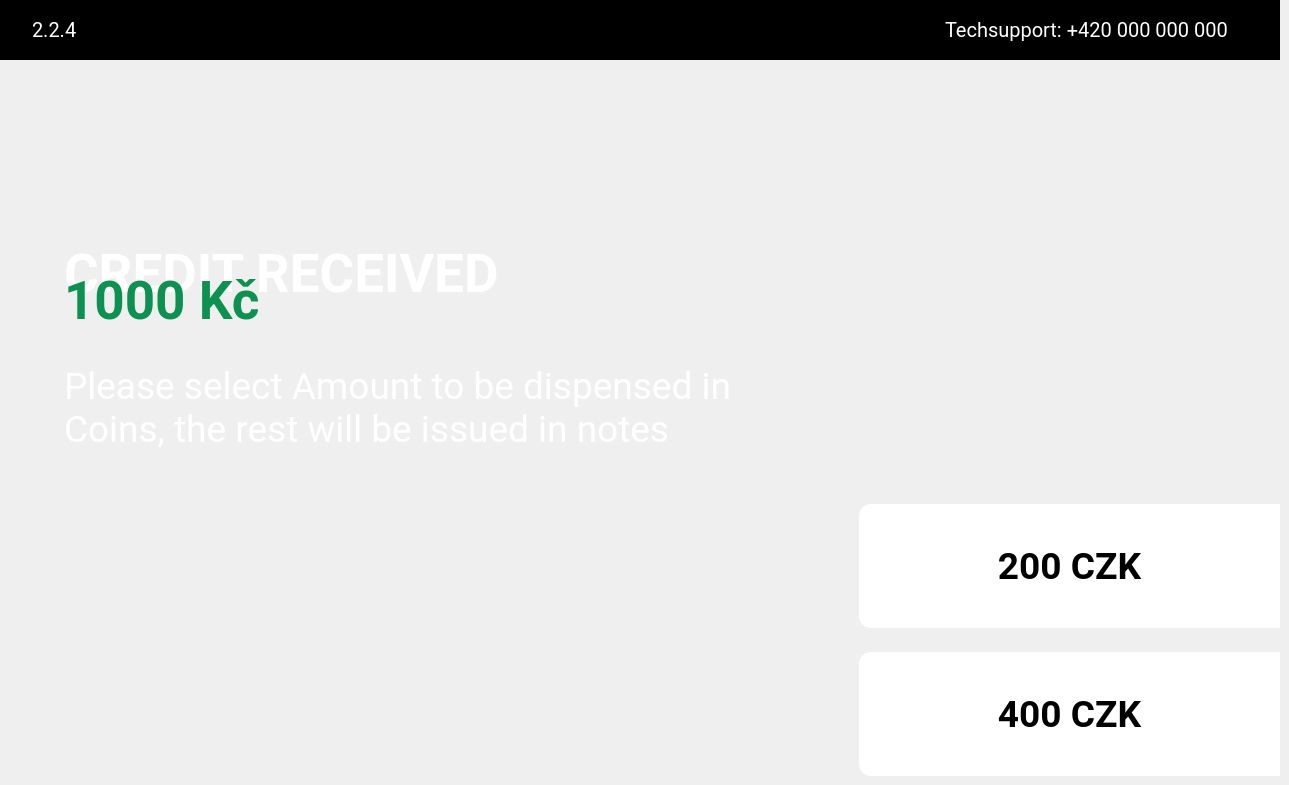
    <widget class="QWidget" name="i6Page">
     <widget class="QFrame" name="i6FrLogo">
      <property name="geometry">
       <rect>
        <x>0</x>
        <y>0</y>
        <width>1280</width>
        <height>60</height>
       </rect>
      </property>
      <property name="styleSheet">
       <string notr="true">background-color:rgb(0, 0, 0);</string>
      </property>
      <property name="frameShape">
       <enum>QFrame::StyledPanel</enum>
      </property>
      <property name="frameShadow">
       <enum>QFrame::Raised</enum>
      </property>
      <widget class="QLabel" name="i6LblLogo">
       <property name="geometry">
        <rect>
         <x>578</x>
         <y>13</y>
         <width>124</width>
         <height>34</height>
        </rect>
       </property>
       <property name="text">
        <string>&lt;html&gt;&lt;head/&gt;&lt;body&gt;&lt;p&gt;&lt;img src=&quot;:/res/pic/Frame.png&quot;/&gt;&lt;/p&gt;&lt;/body&gt;&lt;/html&gt;</string>
       </property>
      </widget>
      <widget class="QLabel" name="i6LblNumbPage">
       <property name="geometry">
        <rect>
         <x>32</x>
         <y>18</y>
         <width>120</width>
         <height>24</height>
        </rect>
       </property>
       <property name="font">
        <font>
         <family>Roboto</family>
         <pointsize>15</pointsize>
        </font>
       </property>
       <property name="styleSheet">
        <string notr="true">color:rgb(255, 255, 255);
qproperty-alignment: AlignLeft;</string>
       </property>
       <property name="text">
        <string>2.2.4</string>
       </property>
      </widget>
      <widget class="QLabel" name="i6LblTech">
       <property name="geometry">
        <rect>
         <x>945</x>
         <y>18</y>
         <width>303</width>
         <height>24</height>
        </rect>
       </property>
       <property name="font">
        <font>
         <family>Roboto</family>
         <pointsize>15</pointsize>
        </font>
       </property>
       <property name="styleSheet">
        <string notr="true">color:rgb(255, 255, 255);
qproperty-alignment: AlignLeft;</string>
       </property>
       <property name="text">
        <string>Techsupport: +420 000 000 000</string>
       </property>
      </widget>
     </widget>
     <widget class="QLabel" name="i6LblText">
      <property name="geometry">
       <rect>
        <x>64</x>
        <y>208</y>
        <width>739</width>
        <height>131</height>
       </rect>
      </property>
      <property name="font">
       <font>
        <family>Roboto</family>
        <pointsize>40</pointsize>
        <weight>75</weight>
        <bold>true</bold>
       </font>
      </property>
      <property name="styleSheet">
       <string notr="true">color:rgb(255, 255, 255);
qproperty-alignment: AlignLeft;</string>
      </property>
      <property name="text">
       <string>CREDIT RECEIVED</string>
      </property>
     </widget>
     <widget class="QLabel" name="i6LblText2">
      <property name="geometry">
       <rect>
        <x>64</x>
        <y>352</y>
        <width>739</width>
        <height>111</height>
       </rect>
      </property>
      <property name="font">
       <font>
        <family>Roboto</family>
        <pointsize>28</pointsize>
       </font>
      </property>
      <property name="styleSheet">
       <string notr="true">color:rgb(255, 255, 255);
qproperty-alignment: AlignLeft;</string>
      </property>
      <property name="text">
       <string>Please select Amount to be dispensed in
Coins, the rest will be issued in notes</string>
      </property>
     </widget>
     <widget class="QPushButton" name="i6Btn200">
      <property name="geometry">
       <rect>
        <x>859</x>
        <y>504</y>
        <width>421</width>
        <height>124</height>
       </rect>
      </property>
      <property name="font">
       <font>
        <family>Roboto</family>
        <pointsize>28</pointsize>
        <weight>75</weight>
        <bold>true</bold>
       </font>
      </property>
      <property name="focusPolicy">
       <enum>Qt::NoFocus</enum>
      </property>
      <property name="styleSheet">
       <string notr="true">QPushButton#i6Btn200{background-color: rgb(255, 255, 255);
color:rgb(0, 0, 0);
border-top-left-radius: 12px;
    border-top-right-radius: 0px;
    border-bottom-right-radius: 0px;
    border-bottom-left-radius: 12px;
image:url(':/res/pic/Vector2.png');
image-position: right;
border-style: outset;}
QPushButton#i6Btn200:pressed{background-color:rgb(222, 222, 222);
border-style: inset;}</string>
      </property>
      <property name="text">
       <string>200 CZK</string>
      </property>
     </widget>
     <widget class="QPushButton" name="i6Btn400">
      <property name="geometry">
       <rect>
        <x>859</x>
        <y>652</y>
        <width>421</width>
        <height>124</height>
       </rect>
      </property>
      <property name="font">
       <font>
        <family>Roboto</family>
        <pointsize>28</pointsize>
        <weight>75</weight>
        <bold>true</bold>
       </font>
      </property>
      <property name="focusPolicy">
       <enum>Qt::NoFocus</enum>
      </property>
      <property name="styleSheet">
       <string notr="true">QPushButton#i6Btn400{background-color: rgb(255, 255, 255);
color:rgb(0, 0, 0);
border-top-left-radius: 12px;
    border-top-right-radius: 0px;
    border-bottom-right-radius: 0px;
    border-bottom-left-radius: 12px;
image:url(':/res/pic/Vector2.png');
image-position: right;
border-style: outset;}
QPushButton#i6Btn400:pressed{background-color:rgb(222, 222, 222);
border-style: inset;}</string>
      </property>
      <property name="text">
       <string>400 CZK</string>
      </property>
     </widget>
     <widget class="QLabel" name="i6LblText3">
      <property name="geometry">
       <rect>
        <x>64</x>
        <y>270</y>
        <width>281</width>
        <height>61</height>
       </rect>
      </property>
      <property name="font">
       <font>
        <family>Roboto</family>
        <pointsize>40</pointsize>
        <weight>75</weight>
        <bold>true</bold>
       </font>
      </property>
      <property name="styleSheet">
       <string notr="true">color:rgb(13, 145, 81);
qproperty-alignment: AlignLeft;</string>
      </property>
      <property name="text">
       <string>1000 Kč</string>
      </property>
     </widget>
    </widget>
